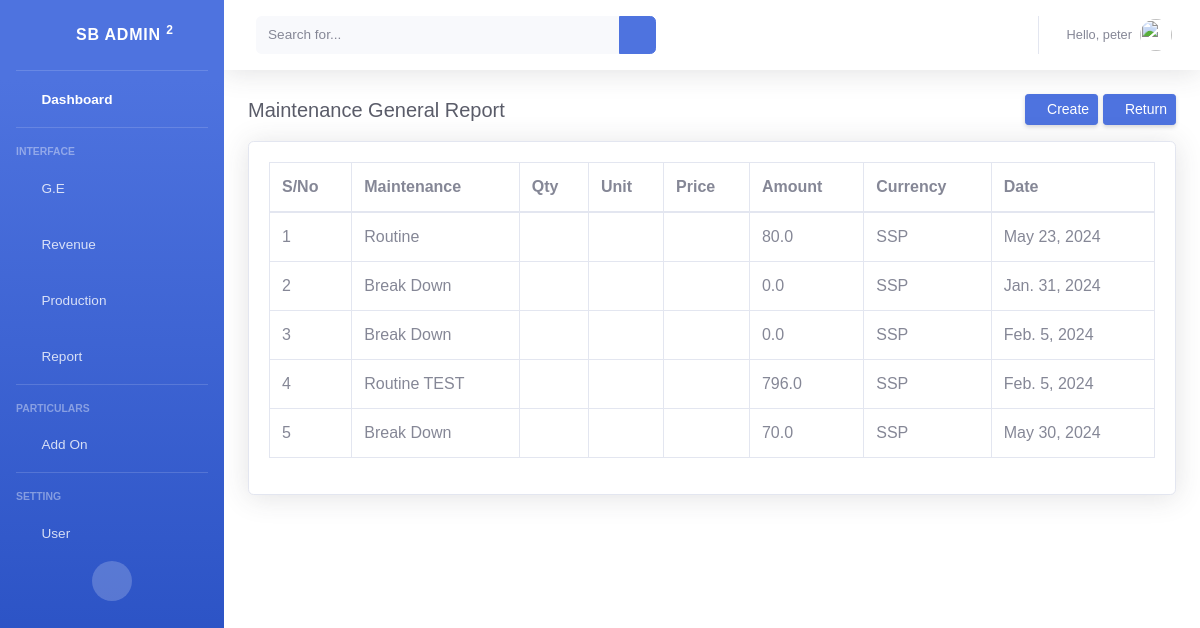
Screenshot of /maintenance-report/ (signed in) with the database file from the repository.
### backend/models.py (models this page shows)
class Maintenance(models.Model):
	STATUS = (
	    ('Pending', 'Pending'),
	    ('Processing', 'Processing'),
	    ('Complete', 'Complete'),
	 )
	CURRENCY = (
	    ('USD', 'USD'),
	    ('SSP', 'SSP'),
	)
	def generate_reference_number():
		prefix = 'M'
		unique_digits = ''.join(random.sample(string.digits, k=6))
		return f'{prefix}-{unique_digits}'
	id 					= models.UUIDField(default=uuid.uuid4, unique=True, primary_key=True, editable=False)
	user 				= models.ForeignKey(settings.AUTH_USER_MODEL, on_delete=models.SET_NULL, null=True, blank=False)
	reference_number 	= models.CharField(max_length=200, default=generate_reference_number, blank=False, editable=False)
	maintenance_type 	= models.ForeignKey(Maintenance_Type, on_delete=models.SET_NULL, null=True)
	amount 				= models.FloatField(default=0, blank=False )
	currency 			= models.CharField(choices=CURRENCY, default='SSP', max_length=200, null=True)
	status			    = models.CharField(choices=STATUS, default='Pending', max_length=100)
	description 		= models.TextField(max_length=500, blank=False )
	pub_date 			= models.DateField(default=date.today)

class Maintenance_Type(models.Model):
	def generate_reference_number():
		prefix = 'MT'
		unique_digits = ''.join(random.sample(string.digits, k=6))
		return f'{prefix}-{unique_digits}'
	id 					= models.UUIDField(default=uuid.uuid4, unique=True, primary_key=True, editable=False)
	user 				= models.ForeignKey(settings.AUTH_USER_MODEL, on_delete=models.SET_NULL, null=True, blank=False)
	reference_number 	= models.CharField(max_length=200, default=generate_reference_number, blank=False, editable=False)
	name 				= models.CharField(max_length=200, blank=False)
	pub_date 			= models.DateField(default=date.today)
	def __str__(self):
		return self.name

### backend/decorators.py (the view)
		def wrapper_func(request, *args, **kwargs):
			group = None
			if request.user.groups.exists():
				group = request.user.groups.all()[0].name
			if group in allowed_roles:
				return view_func(request, *args, **kwargs)
			else:
				return HttpResponse('you are not authorized to view this page')

### backend/views.py (called while the page is built)
@login_required(login_url='login')
@allowed_users(allowed_roles=['admin','staff'])
def maintenance_report(request):
	get_maintenance_report = Maintenance.objects.all()
	context = {
		'get_maintenance_report' : get_maintenance_report,
	}
	return render(request, 'backend/maintenance/maintenance_report.html', context)

### backend/templates/backend/maintenance/maintenance_report.html (shortened to what this page needs)
{% load static %}
{% include 'backend/header.html' %}
{% block content %}
    <div id="wrapper">
        {% include 'backend/sidebar.html' %}
        <div id="content-wrapper" class="d-flex flex-column">
            <div id="content" style="background-color: white;">
                {% include 'backend/navbar.html' %}
                <div class="container-fluid">
                    <div class="d-sm-flex align-items-center justify-content-between mb-3 mt-4">
                        <h1 class="h5 mb-0 text-gray-800">Maintenance General Report </h1>
                        <div>
                            <a href="{% url 'add_maintenance' %}" class="d-none d-sm-inline-block btn btn-sm btn-primary shadow-sm">
                            <i class="fas fa-plus fa-sm text-white-50"></i> Create </a>
                            <a href="{% url 'maintenance' %}" class="d-none d-sm-inline-block btn btn-sm btn-primary shadow-sm">
                            <i class="fas fa-arrow-right fa-sm text-white-50"></i> Return </a>
                        </div>
                    </div>
                    <div class="card shadow mb-4">
                        <div class="card-body">
                            <div class="table-responsive">
                                <table class="table table-bordered" id="file-export" width="100%" cellspacing="0">
                                    <thead>
                                        <tr>
                                            <th>S/No</th>
                                            <th>Maintenance</th>
                                            <th>Qty</th>
                                            <th>Unit</th>
                                            <th>Price</th>
                                            <th>Amount</th>
                                            <th>Currency</th>
                                            <th>Date</th>
                                        </tr>
                                    </thead>
                                    <tbody>
                                      {% for i in get_maintenance_report %}
                                      <tr>
                                          <td>{{forloop.counter}}</td>
                                          <td>{{i.maintenance_type}}</td>
                                          <td>{{i.quantity}}</td>
                                          <td>{{i.unit}}</td>
                                          <td>{{i.unit_price}}</td>
                                          <td>{{i.amount}}</td>
                                          <td>{{i.currency}}</td>
                                          <td>{{i.pub_date}}</td>
                                      </tr>
                                      {% endfor %}
                                    </tbody>
                                </table>
                            </div>
                        </div>
                    </div>
                </div>
            </div>
        </div>
    </div>
{% endblock content %}
{% include 'backend/footer.html' %}

### backend/templates/backend/navbar.html (shortened to what this page needs)
{% load static %}
    <nav class="navbar navbar-expand navbar-light bg-white topbar mb-4 static-top shadow">
        <form
            class="d-none d-sm-inline-block form-inline mr-auto ml-md-3 my-2 my-md-0 mw-100 navbar-search">
            <div class="input-group">
                <input type="text" class="form-control bg-light border-0 small" placeholder="Search for..."
                    aria-label="Search" aria-describedby="basic-addon2">
                <div class="input-group-append">
                    <button class="btn btn-primary" type="button">
                        <i class="fas fa-search fa-sm"></i>
                    </button>
                </div>
            </div>
        </form>
        <ul class="navbar-nav ml-auto">
            {% if request.user.is_authenticated %}
            <li class="nav-item dropdown no-arrow">
                <a class="nav-link dropdown-toggle" href="#" id="userDropdown" role="button"
                    data-toggle="dropdown" aria-haspopup="true" aria-expanded="false">
                    <span class="mr-2 d-none d-lg-inline text-gray-600 small">Hello, {{ request.user}}</span>
                    <img class="img-profile rounded-circle"
                        src="{% static 'img/undraw_profile.svg' %}">
                </a>
            </li>
            {% else %}
            <a class="dropdown-item" href="#" data-toggle="modal" data-target="#logoutModal">
                <i class="fas fa-sign-out-alt fa-sm fa-fw mr-2 text-gray-400"></i> Logout
            </a>
            {% endif %}
        </ul>
    </nav>

### static/css/apexcharts.css (style rules this page uses)
body { background: #343E59; color: #777; font-family: Montserrat, Arial, sans-serif; }
h1, h2, h3, h4, h5, h6, strong { font-weight: 600; }
.shadow { box-shadow: 0px 1px 15px 1px rgba(69, 65, 78, 0.08); }

### rows the page displays
Maintenance: maintenance_type "Routine", amount "80.0", currency "SSP", pub_date "May 23, 2024"
Maintenance: maintenance_type "Break Down", amount "0.0", currency "SSP", pub_date "Jan. 31, 2024"
Maintenance: maintenance_type "Break Down", amount "0.0", currency "SSP", pub_date "Feb. 5, 2024"
Maintenance: maintenance_type "Routine TEST", amount "796.0", currency "SSP", pub_date "Feb. 5, 2024"
Maintenance: maintenance_type "Break Down", amount "70.0", currency "SSP", pub_date "May 30, 2024"

### other values shown
{{ request.user }} "peter"
